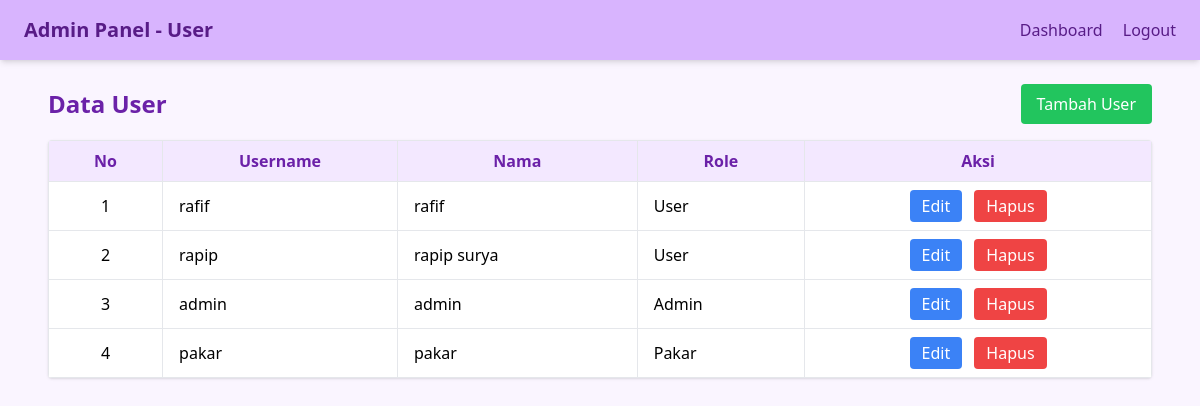
The app's page /Admin/user.php (signed in) with its own data.
### tables this page shows
CREATE TABLE `user` (
  `id_user` int NOT NULL,
  `nama` varchar(100) NOT NULL,
  `username` varchar(50) NOT NULL,
  `password` varchar(255) NOT NULL,
  `role` enum('admin','user','pakar') NOT NULL
);

### Admin/user.php (the view, shortened to what this page needs)
<?php
    include '../Auth/connect.php';
    $users = [];
    $sql = "SELECT * FROM user ORDER BY id_user ASC";
    $result = $conn->query($sql);
    if ($result->num_rows > 0) {
        while ($row = $result->fetch_assoc()) {
            $users[] = $row;
        }
    }
?>
<!DOCTYPE html>
<html lang="id">
    <head>
        <script src="https://cdn.tailwindcss.com"></script>
    </head>
    <body class="bg-purple-50 min-h-screen">
        <nav class="flex items-center justify-between bg-purple-300 text-purple-900 px-6 py-4 shadow-md">
            <h2 class="text-xl font-bold">Admin Panel - User</h2>
            <div class="space-x-4">
                <a href="dashboard_admin.php" class="hover:underline font-medium">Dashboard</a>
                <a href="../Auth/logout.php" class="hover:underline font-medium">Logout</a>
            </div>
        </nav>
        <div class="max-w-6xl mx-auto p-6">
            <div class="flex items-center justify-between mb-4">
                <h1 class="text-2xl font-bold text-purple-800">Data User</h1>
                <a href="tambah_user.php" class="bg-green-500 hover:bg-green-600 text-white px-4 py-2 rounded">Tambah User</a>
            </div>
            <div class="overflow-x-auto bg-white rounded shadow">
                <table class="min-w-full table-auto border border-gray-200">
                    <thead class="bg-purple-100 text-purple-800">
                        <tr>
                            <th class="px-4 py-2 border">No</th>
                            <th class="px-4 py-2 border">Username</th>
                            <th class="px-4 py-2 border">Nama</th>
                            <th class="px-4 py-2 border">Role</th>
                            <th class="px-4 py-2 border">Aksi</th>
                        </tr>
                    </thead>
                    <tbody>
                        <?php foreach ($users as $index => $u): ?>
                            <tr class="hover:bg-purple-50">
                                <td class="px-4 py-2 border text-center"><?= $index + 1; ?></td>
                                <td class="px-4 py-2 border"><?= htmlspecialchars($u['username']); ?></td>
                                <td class="px-4 py-2 border"><?= htmlspecialchars($u['nama']); ?></td>
                                <td class="px-4 py-2 border capitalize"><?= htmlspecialchars($u['role']); ?></td>
                                <td class="px-4 py-2 border text-center space-x-2">
                                    <a href="edit_user.php?id=<?= urlencode($u['id_user']); ?>" class="inline-block bg-blue-500 hover:bg-blue-600 text-white px-3 py-1 rounded">Edit</a>
                                    <a href="hapus_user.php?id=<?= urlencode($u['id_user']); ?>" onclick="return confirm('Yakin ingin hapus?')" class="inline-block bg-red-500 hover:bg-red-600 text-white px-3 py-1 rounded">Hapus</a>
                                </td>
                            </tr>
                        <?php endforeach; ?>
                    </tbody>
                </table>
            </div>
        </div>
    </body>
</html>

### records on screen
user: username "rafif", nama "rafif", role "User"
user: username "rapip", nama "rapip surya", role "User"
user: username "admin", nama "admin", role "Admin"
user: username "pakar", nama "pakar", role "Pakar"
